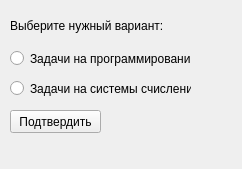
<?xml version="1.0" encoding="UTF-8"?>
<ui version="4.0">
 <class>Form</class>
 <widget class="QWidget" name="Form">
  <property name="geometry">
   <rect>
    <x>0</x>
    <y>0</y>
    <width>242</width>
    <height>169</height>
   </rect>
  </property>
  <property name="windowTitle">
   <string>Form</string>
  </property>
  <widget class="QPushButton" name="confirmButton">
   <property name="geometry">
    <rect>
     <x>10</x>
     <y>110</y>
     <width>91</width>
     <height>23</height>
    </rect>
   </property>
   <property name="text">
    <string>Подтвердить</string>
   </property>
  </widget>
  <widget class="QRadioButton" name="programmButton">
   <property name="geometry">
    <rect>
     <x>10</x>
     <y>50</y>
     <width>181</width>
     <height>17</height>
    </rect>
   </property>
   <property name="text">
    <string>Задачи на программирование</string>
   </property>
  </widget>
  <widget class="QLabel" name="textLabel">
   <property name="geometry">
    <rect>
     <x>10</x>
     <y>10</y>
     <width>371</width>
     <height>31</height>
    </rect>
   </property>
   <property name="text">
    <string>Выберите нужный вариант:</string>
   </property>
  </widget>
  <widget class="QRadioButton" name="questionButton">
   <property name="geometry">
    <rect>
     <x>10</x>
     <y>80</y>
     <width>181</width>
     <height>17</height>
    </rect>
   </property>
   <property name="text">
    <string>Задачи на системы счисления</string>
   </property>
  </widget>
 </widget>
 <resources/>
 <connections/>
</ui>
